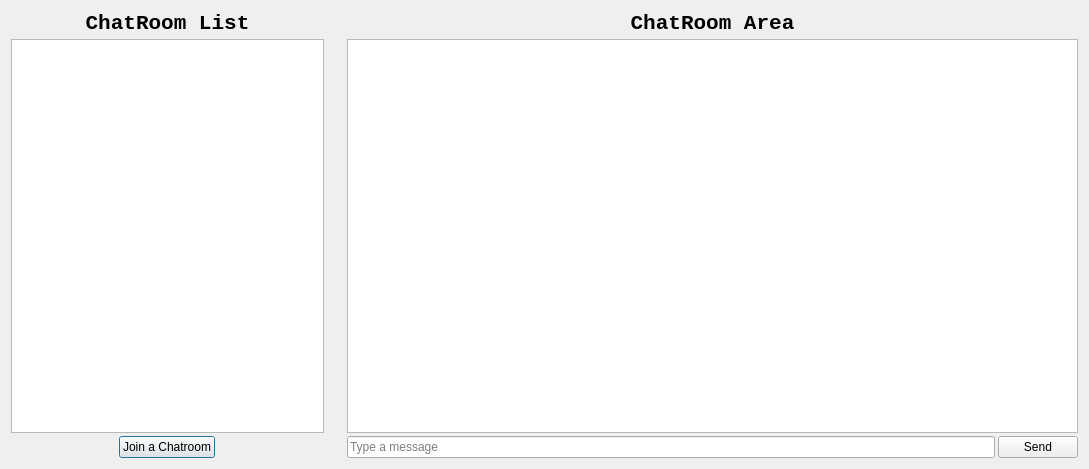
<?xml version="1.0" encoding="UTF-8"?>
<ui version="4.0">
 <class>ChatRoomWidget</class>
 <widget class="QWidget" name="Form">
  <property name="geometry">
   <rect>
    <x>0</x>
    <y>0</y>
    <width>1089</width>
    <height>469</height>
   </rect>
  </property>
  <property name="windowTitle">
   <string>Kabaw Chat</string>
  </property>
  <layout class="QHBoxLayout" name="horizontalLayout_2">
   <item>
    <layout class="QHBoxLayout" name="horizontalLayout" stretch="3,0,7">
     <property name="spacing">
      <number>3</number>
     </property>
     <item>
      <layout class="QVBoxLayout" name="verticalLayout_2">
       <item>
        <widget class="QLabel" name="label_2">
         <property name="font">
          <font>
           <family>Liberation Mono</family>
           <pointsize>16</pointsize>
           <bold>true</bold>
          </font>
         </property>
         <property name="text">
          <string>ChatRoom List</string>
         </property>
         <property name="alignment">
          <set>Qt::AlignCenter</set>
         </property>
         <property name="margin">
          <number>5</number>
         </property>
        </widget>
       </item>
       <item>
        <widget class="QListWidget" name="chatRoomList"/>
       </item>
       <item>
        <layout class="QHBoxLayout" name="horizontalLayout_4">
         <item>
          <widget class="QPushButton" name="joinButton">
           <property name="sizePolicy">
            <sizepolicy hsizetype="Maximum" vsizetype="Minimum">
             <horstretch>0</horstretch>
             <verstretch>0</verstretch>
            </sizepolicy>
           </property>
           <property name="minimumSize">
            <size>
             <width>0</width>
             <height>0</height>
            </size>
           </property>
           <property name="maximumSize">
            <size>
             <width>16777215</width>
             <height>16777215</height>
            </size>
           </property>
           <property name="baseSize">
            <size>
             <width>0</width>
             <height>0</height>
            </size>
           </property>
           <property name="contextMenuPolicy">
            <enum>Qt::NoContextMenu</enum>
           </property>
           <property name="acceptDrops">
            <bool>false</bool>
           </property>
           <property name="layoutDirection">
            <enum>Qt::LeftToRight</enum>
           </property>
           <property name="styleSheet">
            <string notr="true"/>
           </property>
           <property name="text">
            <string>Join a Chatroom</string>
           </property>
           <property name="icon">
            <iconset theme="list-add"/>
           </property>
           <property name="default">
            <bool>true</bool>
           </property>
           <property name="flat">
            <bool>false</bool>
           </property>
          </widget>
         </item>
        </layout>
       </item>
      </layout>
     </item>
     <item>
      <spacer name="verticalSpacer">
       <property name="orientation">
        <enum>Qt::Vertical</enum>
       </property>
       <property name="sizeHint" stdset="0">
        <size>
         <width>20</width>
         <height>40</height>
        </size>
       </property>
      </spacer>
     </item>
     <item>
      <layout class="QVBoxLayout" name="verticalLayout">
       <item>
        <widget class="QLabel" name="label">
         <property name="font">
          <font>
           <family>Liberation Mono</family>
           <pointsize>16</pointsize>
           <bold>true</bold>
          </font>
         </property>
         <property name="text">
          <string>ChatRoom Area</string>
         </property>
         <property name="alignment">
          <set>Qt::AlignCenter</set>
         </property>
         <property name="margin">
          <number>5</number>
         </property>
        </widget>
       </item>
       <item>
        <widget class="QListWidget" name="chatArea"/>
       </item>
       <item>
        <layout class="QHBoxLayout" name="horizontalLayout_3">
         <item>
          <widget class="QLineEdit" name="messageField">
           <property name="text">
            <string/>
           </property>
           <property name="placeholderText">
            <string>Type a message</string>
           </property>
          </widget>
         </item>
         <item>
          <widget class="QPushButton" name="sendButton">
           <property name="text">
            <string>Send</string>
           </property>
          </widget>
         </item>
        </layout>
       </item>
      </layout>
     </item>
    </layout>
   </item>
  </layout>
 </widget>
 <resources/>
 <connections/>
</ui>
